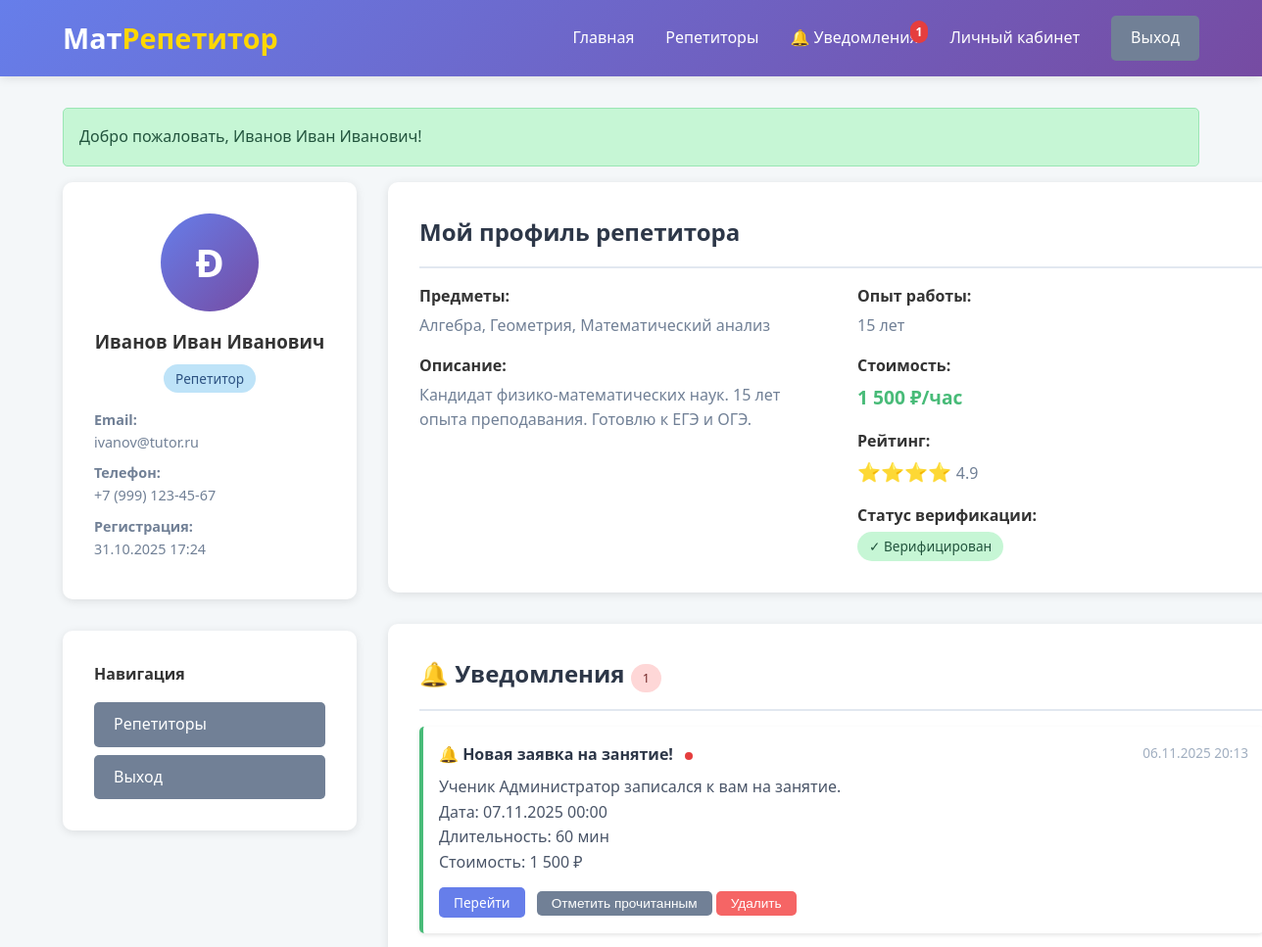
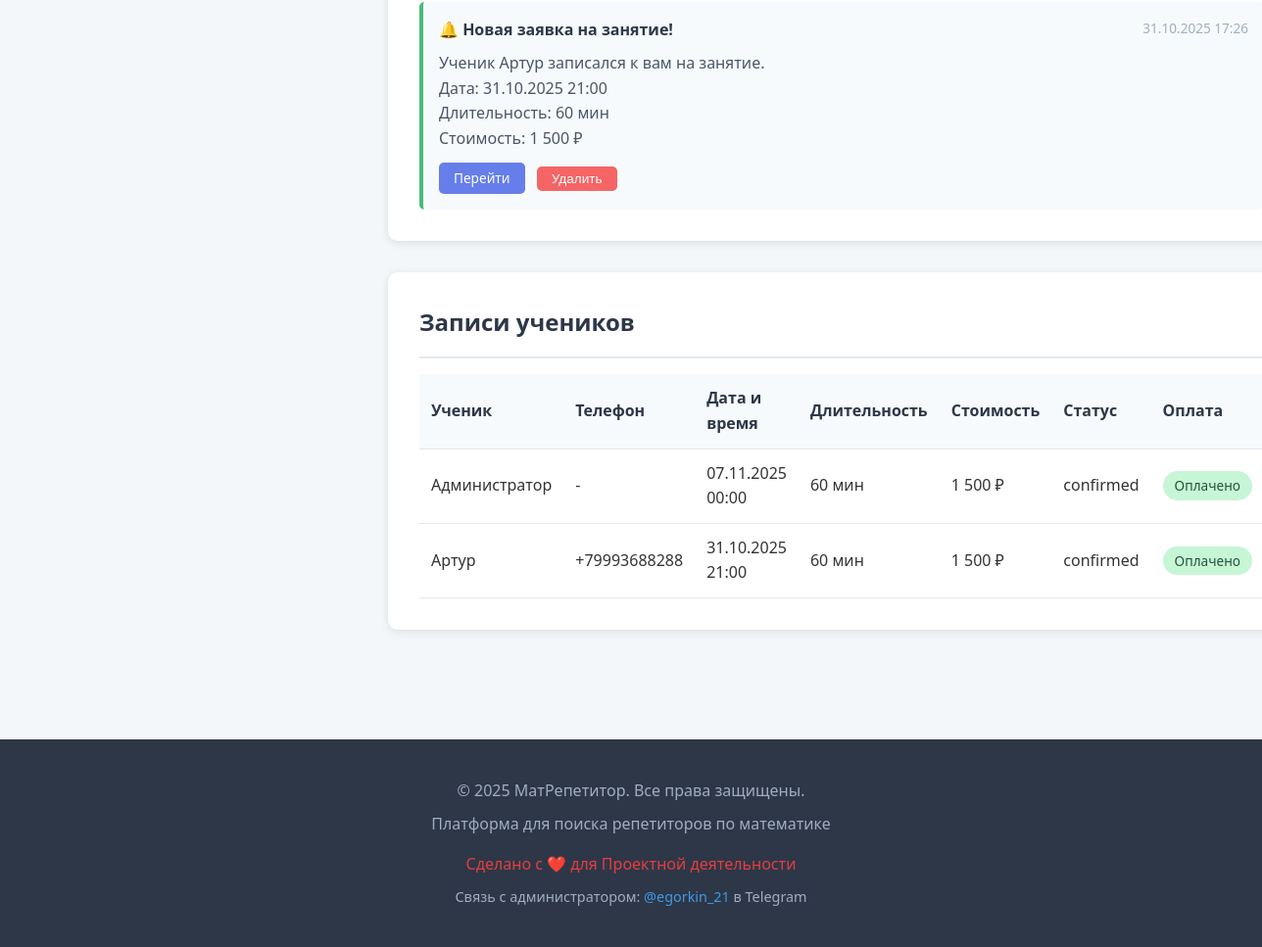
Page /cabinet (signed in) on the committed database (2 pictures, top to bottom).
### tables this page shows
CREATE TABLE users (
                id INTEGER PRIMARY KEY AUTOINCREMENT,
                email TEXT UNIQUE NOT NULL,
                password TEXT NOT NULL,
                name TEXT NOT NULL,
                phone TEXT,
                role TEXT DEFAULT 'student', -- student, tutor, admin
                created_at DATETIME DEFAULT CURRENT_TIMESTAMP
            );

CREATE TABLE tutors (
                id INTEGER PRIMARY KEY AUTOINCREMENT,
                user_id INTEGER NOT NULL,
                description TEXT,
                experience INTEGER DEFAULT 0, -- опыт в годах
                price_per_hour INTEGER DEFAULT 0, -- цена за час
                subjects TEXT, -- предметы через запятую
                rating REAL DEFAULT 5.0,
                photo TEXT,
                verified INTEGER DEFAULT 0, -- верификация админом (0 - не верифицирован, 1 - верифицирован)
                FOREIGN KEY (user_id) REFERENCES users(id)
            );

CREATE TABLE notifications (
                id INTEGER PRIMARY KEY AUTOINCREMENT,
                user_id INTEGER NOT NULL,
                title TEXT NOT NULL,
                message TEXT NOT NULL,
                type TEXT DEFAULT 'info', -- info, success, warning, error
                is_read INTEGER DEFAULT 0,
                link TEXT,
                created_at DATETIME DEFAULT CURRENT_TIMESTAMP,
                FOREIGN KEY (user_id) REFERENCES users(id)
            );

CREATE TABLE bookings (
                id INTEGER PRIMARY KEY AUTOINCREMENT,
                student_id INTEGER NOT NULL,
                tutor_id INTEGER NOT NULL,
                lesson_date DATETIME NOT NULL,
                duration INTEGER DEFAULT 60, -- длительность в минутах
                status TEXT DEFAULT 'pending', -- pending, confirmed, cancelled, completed
                price INTEGER NOT NULL,
                payment_status TEXT DEFAULT 'unpaid', -- unpaid, paid
                payment_id TEXT, -- ID платежа в ЮКассе
                created_at DATETIME DEFAULT CURRENT_TIMESTAMP,
                FOREIGN KEY (student_id) REFERENCES users(id),
                FOREIGN KEY (tutor_id) REFERENCES tutors(id)
            );

### pages/cabinet.php (the view, shortened to what the rows shown need)
<?php
$user = getCurrentUser();
$stmt = $conn->prepare("
    SELECT * FROM notifications
    WHERE user_id = ?
    ORDER BY created_at DESC
    LIMIT 10
");
$stmt->execute([getCurrentUserId()]);
$notifications = $stmt->fetchAll(PDO::FETCH_ASSOC);
$stmt = $conn->prepare("SELECT COUNT(*) FROM notifications WHERE user_id = ? AND is_read = 0");
$stmt->execute([getCurrentUserId()]);
$unreadCount = $stmt->fetchColumn();
if ($user['role'] === 'tutor') {
    $stmt = $conn->prepare("SELECT * FROM tutors WHERE user_id = ?");
    $stmt->execute([$user['id']]);
    $tutorProfile = $stmt->fetch(PDO::FETCH_ASSOC);
    $bookings = getTutorBookings($tutorProfile['id']);
} else {
    $bookings = getUserBookings($user['id']);
}
include 'templates/header.php';
?>
<div style="display: grid; grid-template-columns: 300px 1fr; gap: 2rem;">
    <div>
        <div class="card">
            <div style="text-align: center; margin-bottom: 1rem;">
                <div style="
                    width: 100px;
                    height: 100px;
                    background: linear-gradient(135deg, #667eea 0%, #764ba2 100%);
                    border-radius: 50%;
                    margin: 0 auto 1rem;
                    display: flex;
                    align-items: center;
                    justify-content: center;
                    color: white;
                    font-size: 2.5rem;
                    font-weight: bold;
                ">
                    <?= substr($user['name'], 0, 1) ?>
                </div>
                <h3 style="margin-bottom: 0.5rem;"><?= e($user['name']) ?></h3>
                <?php if ($user['role'] === 'admin'): ?>
                    <span class="badge badge-danger">Администратор</span>
                <?php elseif ($user['role'] === 'tutor'): ?>
                    <span class="badge badge-info">Репетитор</span>
                <?php else: ?>
                    <span class="badge badge-success">Ученик</span>
                <?php endif; ?>
            </div>
            <div style="font-size: 0.9rem; color: #718096;">
                <div style="margin-bottom: 0.5rem;">
                    <strong>Email:</strong><br>
                    <?= e($user['email']) ?>
                </div>
                <?php if ($user['phone']): ?>
                    <div style="margin-bottom: 0.5rem;">
                        <strong>Телефон:</strong><br>
                        <?= e($user['phone']) ?>
                    </div>
                <?php endif; ?>
                <div style="margin-bottom: 0.5rem;">
                    <strong>Регистрация:</strong><br>
                    <?= formatDate($user['created_at']) ?>
                </div>
            </div>
        </div>
        <div class="card">
            <h4 style="margin-bottom: 1rem;">Навигация</h4>
            <div style="display: flex; flex-direction: column; gap: 0.5rem;">
                <a href="/tutors" class="btn btn-secondary" style="width: 100%;">
                    Репетиторы
                </a>
                <?php if (isAdmin()): ?>
                    <a href="/admin" class="btn btn-danger" style="width: 100%;">
                        Админ-панель
                    </a>
                <?php endif; ?>
                <a href="/logout" class="btn btn-secondary" style="width: 100%;">
                    Выход
                </a>
            </div>
        </div>
    </div>
    <div>
        <?php if ($user['role'] === 'tutor' && $tutorProfile): ?>
            <div class="card">
                <div class="card-header">
                    <h2 class="card-title">Мой профиль репетитора</h2>
                </div>
                <div style="display: grid; grid-template-columns: 1fr 1fr; gap: 2rem;">
                    <div>
                        <div style="margin-bottom: 1rem;">
                            <strong>Предметы:</strong>
                            <p style="color: #718096; margin-top: 0.25rem;">
                                <?= e($tutorProfile['subjects']) ?>
                            </p>
                        </div>
                        <div style="margin-bottom: 1rem;">
                            <strong>Описание:</strong>
                            <p style="color: #718096; margin-top: 0.25rem;">
                                <?= e($tutorProfile['description']) ?>
                            </p>
                        </div>
                    </div>
                    <div>
                        <div style="margin-bottom: 1rem;">
                            <strong>Опыт работы:</strong>
                            <p style="color: #718096; margin-top: 0.25rem;">
                                <?= $tutorProfile['experience'] ?> лет
                            </p>
                        </div>
                        <div style="margin-bottom: 1rem;">
                            <strong>Стоимость:</strong>
                            <p style="color: #48bb78; margin-top: 0.25rem; font-size: 1.2rem; font-weight: bold;">
                                <?= formatPrice($tutorProfile['price_per_hour']) ?>/час
                            </p>
                        </div>
                        <div style="margin-bottom: 1rem;">
                            <strong>Рейтинг:</strong>
                            <div style="margin-top: 0.25rem;">
                                <span style="color: #f6ad55; font-size: 1.2rem;">
                                    <?php for ($i = 0; $i < floor($tutorProfile['rating']); $i++): ?>⭐<?php endfor; ?>
                                </span>
                                <span style="color: #718096;">
                                    <?= number_format($tutorProfile['rating'], 1) ?>
                                </span>
                            </div>
                        </div>
                        <div>
                            <strong>Статус верификации:</strong>
                            <p style="margin-top: 0.25rem;">
                                <?php if ($tutorProfile['verified']): ?>
                                    <span class="badge badge-success">✓ Верифицирован</span>
                                <?php else: ?>
                                    <span class="badge badge-warning">⏳ На проверке</span>
                                <?php endif; ?>
                            </p>
                        </div>
                    </div>
                </div>
            </div>
        <?php endif; ?>
        <div class="card">
            <div class="card-header">
                <h2 class="card-title">
                    🔔 Уведомления
                    <?php if ($unreadCount > 0): ?>
                        <span class="badge badge-danger" style="font-size: 0.8rem;"><?= $unreadCount ?></span>
                    <?php endif; ?>
                </h2>
            </div>
            <?php if (empty($notifications)): ?>
                <p style="text-align: center; padding: 2rem; color: #718096;">
                    У вас пока нет уведомлений
                </p>
            <?php else: ?>
                <div style="display: flex; flex-direction: column; gap: 1rem;">
                    <?php foreach ($notifications as $notification): ?>
                        <div style="
                            padding: 1rem;
                            border-left: 4px solid <?= $notification['type'] === 'success' ? '#48bb78' : ($notification['type'] === 'warning' ? '#ed8936' : '#4299e1') ?>;
                            background: <?= $notification['is_read'] ? '#f7fafc' : '#fff' ?>;
                            border-radius: 5px;
                            <?= !$notification['is_read'] ? 'box-shadow: 0 2px 4px rgba(0,0,0,0.1);' : '' ?>
                        ">
                            <div style="display: flex; justify-content: space-between; align-items: start; margin-bottom: 0.5rem;">
                                <strong style="color: #2d3748; font-size: 1rem;">
                                    <?= e($notification['title']) ?>
                                    <?php if (!$notification['is_read']): ?>
                                        <span style="
                                            display: inline-block;
                                            width: 8px;
                                            height: 8px;
                                            background: #e53e3e;
                                            border-radius: 50%;
                                            margin-left: 0.5rem;
                                        "></span>
                                    <?php endif; ?>
                                </strong>
                                <span style="color: #a0aec0; font-size: 0.85rem;">
                                    <?= formatDate($notification['created_at']) ?>
                                </span>
                            </div>
                            <p style="color: #4a5568; margin-bottom: 0.75rem;">
                                <?= nl2br(e($notification['message'])) ?>
                            </p>
                            <?php if ($notification['link']): ?>
                                <a href="<?= e($notification['link']) ?>" class="btn btn-primary" style="padding: 5px 15px; font-size: 0.85rem; margin-right: 0.5rem;">
                                    Перейти
                                </a>
                            <?php endif; ?>
                            <?php if (!$notification['is_read']): ?>
                                <form method="POST" style="display: inline;">
                                    <button type="submit" name="mark_read" class="btn btn-secondary" style="padding: 5px 15px; font-size: 0.85rem;">
                                        Отметить прочитанным
                                    </button>
                                </form>
                            <?php endif; ?>
                            <form method="POST" style="display: inline;">
                                <button type="submit" name="delete_notification" class="btn btn-danger" style="padding: 5px 15px; font-size: 0.85rem;">
                                    Удалить
                                </button>
                            </form>
                        </div>
                    <?php endforeach; ?>
                </div>
            <?php endif; ?>
        </div>
        <div class="card">
            <div class="card-header">
                <h2 class="card-title">
                    <?= $user['role'] === 'tutor' ? 'Записи учеников' : 'Мои записи' ?>
                </h2>
            </div>
            <?php if (empty($bookings)): ?>
                <p style="text-align: center; padding: 2rem; color: #718096;">
                    <?= $user['role'] === 'tutor' ? 'Пока нет записей от учеников' : 'У вас пока нет записей' ?>
                </p>
                <?php if ($user['role'] !== 'tutor'): ?>
                    <div style="text-align: center;">
                        <a href="/tutors" class="btn btn-primary">
                            Выбрать репетитора
                        </a>
                    </div>
                <?php endif; ?>
            <?php else: ?>
                <table class="table">
                    <thead>
                        <tr>
                            <?php if ($user['role'] === 'tutor'): ?>
                                <th>Ученик</th>
                                <th>Телефон</th>
                            <?php else: ?>
                                <th>Репетитор</th>
                            <?php endif; ?>
                            <th>Дата и время</th>
                            <th>Длительность</th>
                            <th>Стоимость</th>
                            <th>Статус</th>
                            <th>Оплата</th>
                        </tr>
                    </thead>
                    <tbody>
                        <?php foreach ($bookings as $booking): ?>
                            <tr>
                                <?php if ($user['role'] === 'tutor'): ?>
                                    <td><?= e($booking['student_name']) ?></td>
                                    <td><?= e($booking['student_phone'] ?? '-') ?></td>
                                <?php else: ?>
                                    <td><?= e($booking['tutor_name']) ?></td>
                                <?php endif; ?>
                                <td><?= formatDate($booking['lesson_date']) ?></td>
                                <td><?= $booking['duration'] ?> мин</td>
                                <td><?= formatPrice($booking['price']) ?></td>
                                <td>
                                    <?php
                                    $statusLabels = [
                                        'pending' => '<span class="badge badge-warning">Ожидает</span>',
                                        'confirmed' => '<span class="badge badge-success">Подтверждено</span>',
                                        'cancelled' => '<span class="badge badge-danger">Отменено</span>',
                                        'completed' => '<span class="badge badge-info">Завершено</span>'
                                    ];
                                    echo $statusLabels[$booking['status']] ?? $booking['status'];
                                    ?>
                                </td>
                                <td>
                                    <?php if ($booking['payment_status'] === 'paid'): ?>
                                        <span class="badge badge-success">Оплачено</span>
                                    <?php endif; ?>
                                </td>
                            </tr>
                        <?php endforeach; ?>
                    </tbody>
                </table>
            <?php endif; ?>
        </div>
    </div>
</div>
<?php include 'templates/footer.php'; ?>

### rows in the picture
users: name "Ð", name "Иванов Иван Иванович", email "ivanov@tutor.ru", phone "+7 (999) 123-45-67", created_at "31.10.2025 17:24", role "tutor" (drawn)
tutors: subjects "Алгебра, Геометрия, Математический анализ", description "Кандидат физико-математических наук. 15 лет опыта преподавания. Готовлю к ЕГЭ и ОГЭ.", experience "15", price_per_hour "1 500 ₽", rating "4.9"
notifications: title "🔔 Новая заявка на занятие!", is_read 0 (drawn), created_at "06.11.2025 20:13", message "Ученик Администратор записался к вам на занятие. Дата: 07.11.2025 00:00 Длительность: 60 мин Стоимость: 1 500 ₽"
notifications: title "🔔 Новая заявка на занятие!", created_at "31.10.2025 17:26", message "Ученик Артур записался к вам на занятие. Дата: 31.10.2025 21:00 Длительность: 60 мин Стоимость: 1 500 ₽"
bookings: student.name "Администратор", student.phone "-", lesson_date "07.11.2025 00:00", duration "60", price "1 500 ₽", status "confirmed", payment_status "Оплачено"
bookings: student.name "Артур", student.phone "+79993688288", lesson_date "31.10.2025 21:00", duration "60", price "1 500 ₽", status "confirmed", payment_status "Оплачено"

### other values in the picture
$unreadNotifications "1"
$flash['message'] "Добро пожаловать, Иванов Иван Иванович!"
$unreadCount "1"
